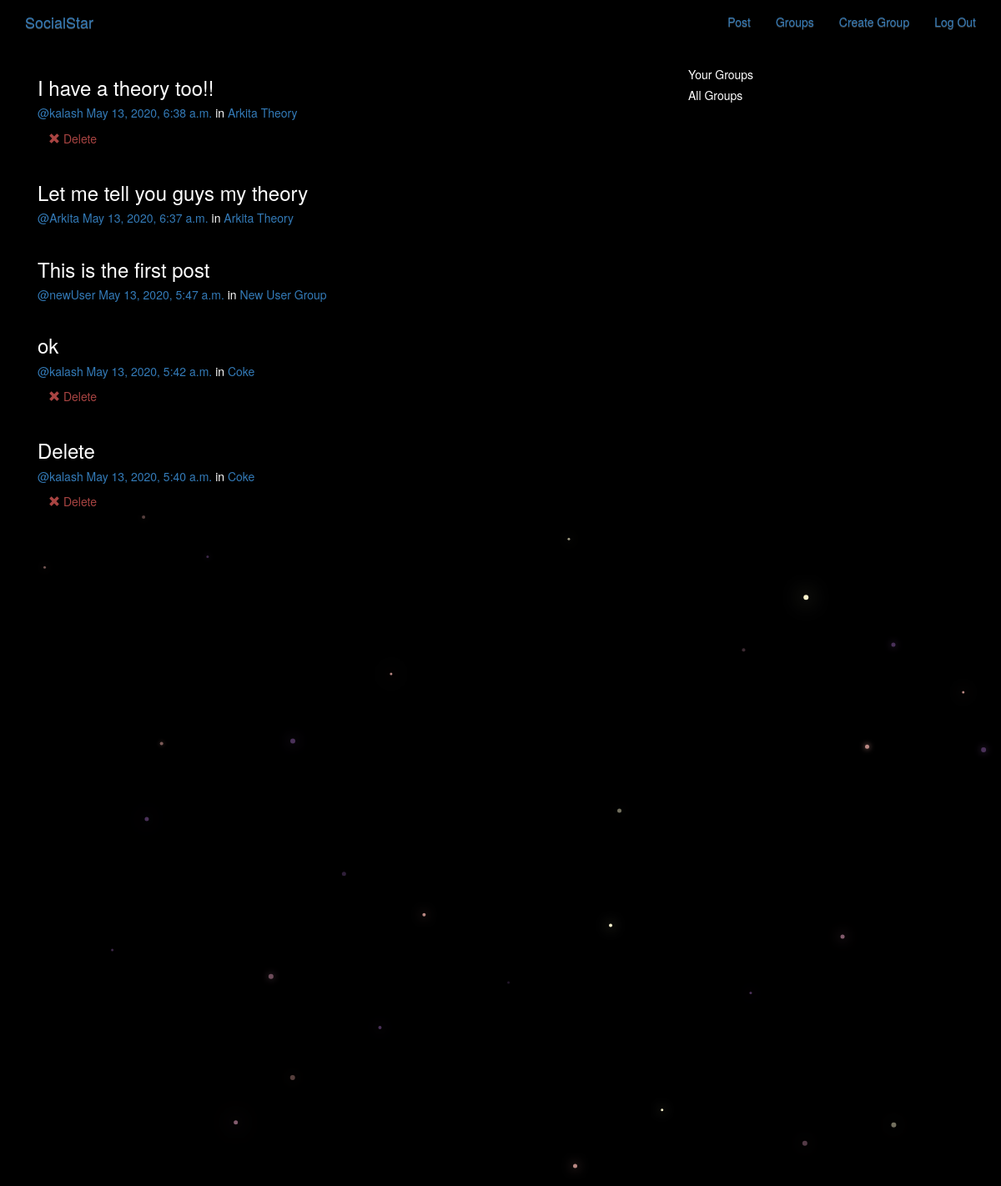
The page /posts/ (signed in) on the database its author committed.
### posts/models.py (models this page shows, shortened)
class Post(models.Model):
    user = models.ForeignKey(User,related_name='posts',on_delete=models.CASCADE)
    created_at = models.DateTimeField(auto_now=True)
    message = models.TextField()
    message_html = models.TextField(editable=False)
    group = models.ForeignKey(Group, related_name='posts',null=True,blank=True, on_delete=models.CASCADE)
    class Meta():
        ordering = ['-created_at']
        unique_together = ['user','message']

### groups/models.py (models this page shows, shortened)
class Group(models.Model):
    name = models.CharField(max_length=255, unique=True)
    slug = models.SlugField(allow_unicode=True, unique=True)
    description = models.TextField(blank=True, default='')
    description_html = models.TextField(editable=False, default='', blank=True)
    members = models.ManyToManyField(User,through="GroupMember")
    class Meta:
        ordering = ["name"]

### posts/views.py (the view)
# urls.py: path('',views.PostList.as_view(),name='all'),
class PostList(SelectRelatedMixin,generic.ListView):
    model = models.Post
    select_related = ('user','group')

### posts/templates/posts/post_list.html (shortened to what this page needs)
{% extends "posts/post_base.html" %}
{% block pre_post_content %}
  <div class="col-md-4">
    {% if request.user.is_authenticated %}
      <div class="card card-with-shadow">
        <div class="content">
          <h5 class="title">Your Groups</h5>
        </div>
      </div>
      {% endif %}
        <div class="card card-with-shadow">
          <div class="content">
            <h5 class="title">All Groups</h5>
          </div>
        </div>
  </div>
{% endblock %}
{% block post_content %}
  <div class="col-md-8">
    {% for post in post_list %}
      {% include "posts/_post.html" %}
    {% endfor %}
  </div>
{% endblock %}

### posts/templates/posts/_post.html
<div class="post media">
  <h3>{{post.message_html|safe}}</h3>
  <div class="media-body">
    <h5 class="media-heading">
    <span class="username"> <a href="{% url 'posts:for_user' username=post.user.username%}">@{{post.user.username}}</a>
    </span>
    <time class="time">
    <a href="{% url 'posts:single' username=post.user.username pk=post.pk %}">{{post.created_at }}</a></time>
    {% if post.group %}
    <span class="group-name">in <a href="#">{{ post.group.name }}</a></span>
    {% endif %}
    </h5>
    <div class="media-footer">
      {% if user.is_authenticated and post.user == user and not hide_delete %}
        <a href="{% url 'posts:delete' pk=post.pk%}" title="delete" class="btn btn-simple">
        <span class="glyphicon glyphicon-remove text-danger" aria-hidden='true'></span>
        <span class="text-danger icon-label">Delete</span>
      </a>
      {% endif%}
    </div>
  </div>
</div>

### static/simplesocial/css/master.css (style rules this page uses)
body { margin: 0; overflow: hidden; background-color: black; color:white; }

### rows shown on the page
Post: message_html "I have a theory too!!", user.username "kalash", created_at "May 13, 2020, 6:38 a.m.", group.name "Arkita Theory", shows "Delete"
Post: message_html "Let me tell you guys my theory", user.username "Arkita", created_at "May 13, 2020, 6:37 a.m.", group.name "Arkita Theory"
Post: message_html "This is the first post", user.username "newUser", created_at "May 13, 2020, 5:47 a.m.", group.name "New User Group"
Post: message_html "ok", user.username "kalash", created_at "May 13, 2020, 5:42 a.m.", group.name "Coke", shows "Delete"
Post: message_html "Delete", user.username "kalash", created_at "May 13, 2020, 5:40 a.m.", group.name "Coke"
